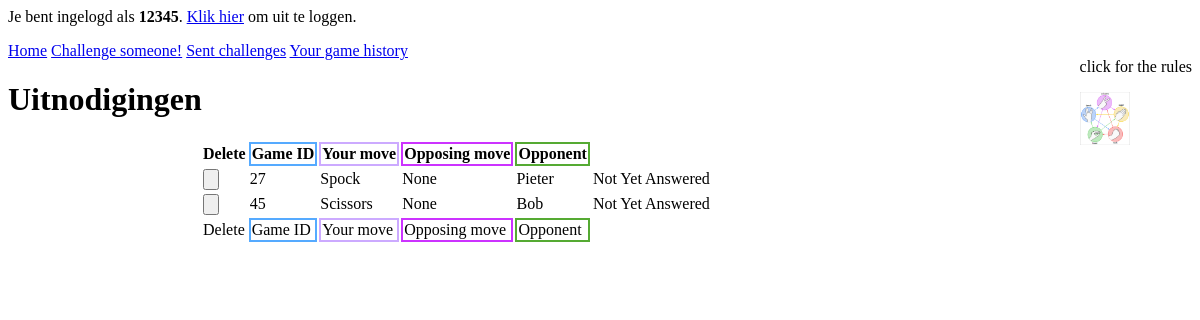
The page /index.php?Sent (signed in) on the database its author committed.
### tables this page shows
CREATE TABLE IF NOT EXISTS `challenges` (
`ID` int(11) unsigned NOT NULL,
  `create_date` int(11) unsigned NOT NULL,
  `active` tinyint(1) unsigned NOT NULL,
  `expiration_date` int(11) unsigned DEFAULT NULL,
  `challenger_user_ID` int(11) unsigned NOT NULL,
  `challenger_move` tinyint(1) unsigned NOT NULL,
  `challenged_user_ID` int(11) unsigned NOT NULL,
  `challenged_move` tinyint(1) unsigned DEFAULT NULL
);

CREATE TABLE IF NOT EXISTS `users` (
`ID` int(11) unsigned NOT NULL,
  `create_date` int(11) unsigned NOT NULL,
  `username` varchar(50) NOT NULL,
  `password` varchar(255) NOT NULL
);

### challenges/sent.php (the view, shortened to what this page needs)
<body class="challengessentbody">
    <?php
    if(isset($_SESSION['user'])) {
        $username = $_SESSION['user'];
    }
    ?>
<?php
try {
    $db->setAttribute(PDO::ATTR_ERRMODE, PDO::ERRMODE_EXCEPTION);
    $QueryownID = "SELECT ID FROM users WHERE username = :username";
    $stownID = $db->prepare($QueryownID);
    $stownID->bindParam(':username', $username, PDO::PARAM_STR);
    $stownID->execute();
    while($bRow = $stownID->fetch(PDO::FETCH_ASSOC))
    {
        $EigenID = $bRow["ID"];
    }
    ?>
        <table>
        <thead>
        <tr>
            <th class="del">Delete</th> <th class="id">Game ID</th> <th class="move1">Your move</th>   <th class="move2">Opposing move</th>   <th class="opp">Opponent</th>
        </tr>
        </thead>
            <tbody>
        <?php
        $QueryActivechallenges = "SELECT ID, challenger_move, challenged_move, challenged_user_ID, active FROM challenges WHERE challenger_user_ID = :id AND active != 0";
        $stActivechallenges = $db->prepare($QueryActivechallenges);
        $stActivechallenges->bindParam(':id', $EigenID, PDO::PARAM_STR);
        $stActivechallenges->execute();
        while ($aRow = $stActivechallenges->fetch(PDO::FETCH_ASSOC)) {
            $listID = $aRow["ID"];
            $listYourMove = $aRow["challenger_move"];
            $listOpposingMove = $aRow["challenged_move"];
            $listOpposingPlayer = $aRow["challenged_user_ID"];
            $listActive = $aRow["active"];
            ?>
            <tr>
            <?php
            $count = 1;
            foreach($aRow as $key => $value) {
                if($count == 1){
                    ?><td>
                    <input type="submit" value= "<?php $listID ?>" name="button"></td>
                    <td><?php
                        echo $listID;
                        ?>
                    </td>
                    <?php
                    $count++;
                }
                ?>
                <?php
                if($count == 2){
                    ?>
                    <td><?php
                        if($listYourMove == 1) {
                            echo "Rock";
                        }
                        elseif($listYourMove == 2) {
                            echo "Paper";
                        }
                        elseif($listYourMove == 3) {
                            echo "Scissors";
                        }
                        elseif($listYourMove == 4) {
                            echo "Lizard";
                        }
                        elseif($listYourMove == 5) {
                            echo "Spock";
                        }
                        ?></td>
                    <?php
                    $count++;
                }
                ?>
                <?php
                if($count == 3){
                    ?>
                    <td><?php
                        if($listOpposingMove == 1) {
                            echo "Rock";
                        }
                        elseif($listOpposingMove == 2) {
                            echo "Paper";
                        }
                        elseif($listOpposingMove == 3) {
                            echo "Scissors";
                        }
                        elseif($listOpposingMove == 4) {
                            echo "Lizard";
                        }
                        elseif($listOpposingMove == 5) {
                            echo "Spock";
                        }
                        else{ echo "None";}
                        ?></td>
                    <?php
                    $count++;
                }
                ?>
                <?php
                if($count == 4){
                    $QueryoppName = "SELECT username FROM users WHERE ID = :oppid";
                    $stoppName = $db->prepare($QueryoppName);
                    $stoppName->bindParam(':oppid', $listOpposingPlayer, PDO::PARAM_STR);
                    $stoppName->execute();
                    while($cRow = $stoppName->fetch(PDO::FETCH_ASSOC))
                    {
                        $OppName = $cRow["username"];
                    }
                    ?>
                    <td><?php
                        echo $OppName;
                        ?></td>
                    <?php
                    $count++;
                }
                if($count == 5){
                    ?>
                    <td><?php
                        if($listActive == 1) {
                            echo "Not Yet Answered";
                        }
                        elseif($listActive == 2) {
                            echo "Accepted";
                        }
                        elseif($listActive == 0) {
                            echo "Played";
                        }
                        elseif($listActive == 3) {
                            echo "Declined";
                        }
                        ?></td>
                    <?php
                    $count++;
                }
            }
            ?>
            </tr>
        <?php
        }
        ?>
    </tbody>
        <tfoot>
        <tr>
            <td class="del">Delete</td> <td class="id">Game ID</td> <td class="move1">Your move</td>  <td class="move2">Opposing move</td>  <td class="opp">Opponent</td>
        </tr>
        </tfoot>
            </table>
<?php
}
catch(PDOException $e)
{
    $sMsg = '<p>
                Regelnummer: '.$e->getLine().' <br />
                Bestand: '.$e->getFile().' <br />
                Foutmelding: '.$e->getMessage().' <br />
                </p>';
    trigger_error($sMsg);
}
?>
</body>

### include/style.css (style rules this page uses)
body { background-color:white; }
.ID { border:2px solid #5Af; margin-right: 5%; }
.move1 { border:2px solid #CAf; margin-right: 9%; }
.move2 { border:2px solid #C3f; margin-right: 7%; }
.opp { border:2px solid #5A3; margin-right: 5%; }

### rows shown on the page
challenges: ID "27", challenger_move "Spock", challenged_move "None", challenged_user_ID.username "Pieter", active "Not Yet Answered"
challenges: ID "45", challenger_move "Scissors", challenged_move "None", challenged_user_ID.username "Bob", active "Not Yet Answered"

### other values the page prints
$_SESSION['user'] "12345"
